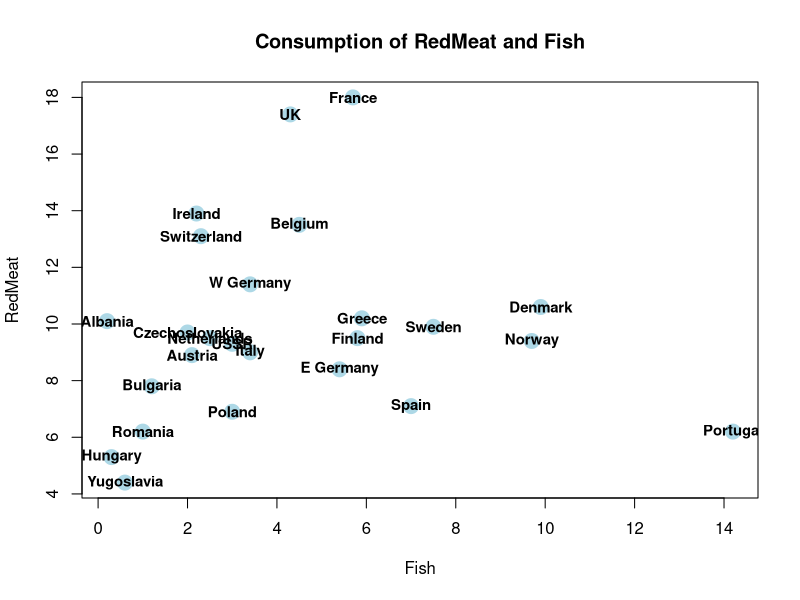

R code for this plot:
setwd("C:/Users/caitlyn jones/OneDrive/classes/math/statistical modelling/Practical 1")
protein<-read.csv("protein.csv")
head(protein)
attach(protein)
mean(RedMeat)
mean(WhiteMeat)
mean(Eggs)
mean(Milk)
mean(Fish)
mean(Cereals)
mean(Starch)
mean(Nuts)
mean(Fr.Veg)
plot(RedMeat~Fish, col="lightblue",  main="Consumption of RedMeat and Fish", pch=19, cex=2, data=protein)
text(RedMeat~Fish, labels=Country, data=protein, cex=0.9, font=2)




